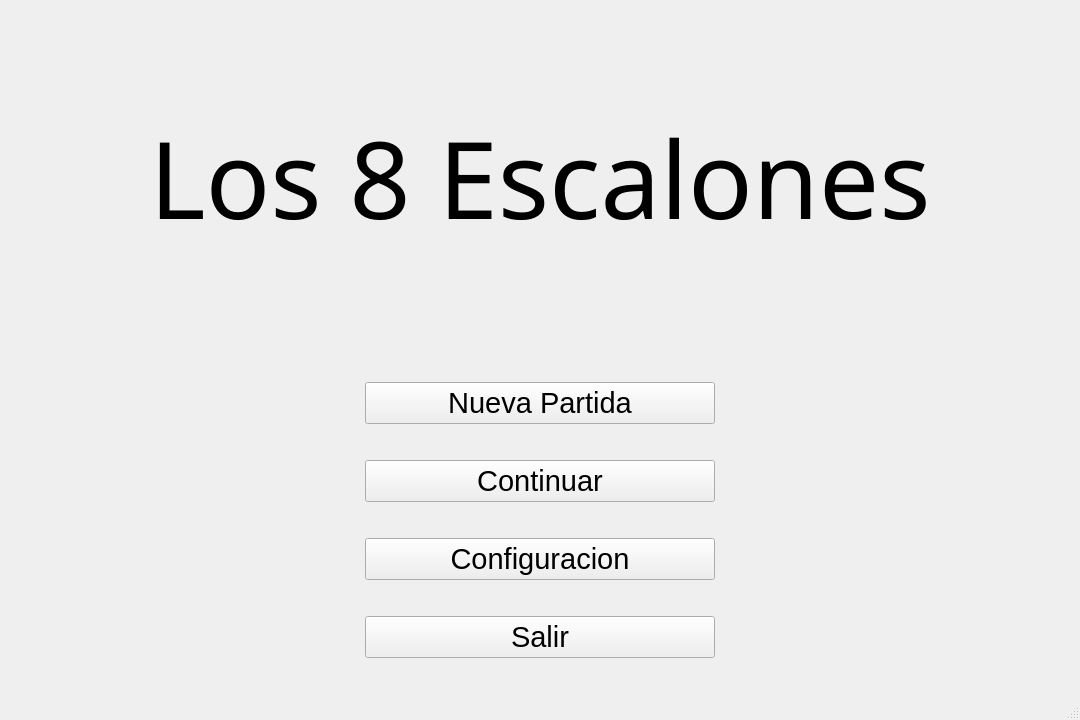
<?xml version="1.0" encoding="UTF-8"?>
<ui version="4.0">
 <class>MainWindow</class>
 <widget class="QMainWindow" name="MainWindow">
  <property name="geometry">
   <rect>
    <x>0</x>
    <y>0</y>
    <width>1080</width>
    <height>720</height>
   </rect>
  </property>
  <property name="windowTitle">
   <string>MainWindow</string>
  </property>
  <widget class="QWidget" name="centralwidget">
   <layout class="QVBoxLayout" name="verticalLayout_5">
    <item>
     <layout class="QVBoxLayout" name="verticalLayout">
      <item>
       <widget class="QLabel" name="label">
        <property name="baseSize">
         <size>
          <width>0</width>
          <height>0</height>
         </size>
        </property>
        <property name="font">
         <font>
          <family>Segoe Fluent Icons</family>
          <pointsize>80</pointsize>
          <bold>false</bold>
         </font>
        </property>
        <property name="text">
         <string>Los 8 Escalones</string>
        </property>
        <property name="alignment">
         <set>Qt::AlignmentFlag::AlignCenter</set>
        </property>
       </widget>
      </item>
     </layout>
    </item>
    <item>
     <layout class="QHBoxLayout" name="horizontalLayout">
      <item>
       <layout class="QVBoxLayout" name="verticalLayout_2">
        <item>
         <widget class="QLabel" name="label_2">
          <property name="text">
           <string/>
          </property>
         </widget>
        </item>
       </layout>
      </item>
      <item>
       <layout class="QVBoxLayout" name="verticalLayout_3">
        <item>
         <widget class="QPushButton" name="pushButton">
          <property name="font">
           <font>
            <pointsize>22</pointsize>
           </font>
          </property>
          <property name="text">
           <string>Nueva Partida</string>
          </property>
         </widget>
        </item>
        <item>
         <widget class="QPushButton" name="pushButton_4">
          <property name="font">
           <font>
            <pointsize>22</pointsize>
           </font>
          </property>
          <property name="text">
           <string>Continuar</string>
          </property>
         </widget>
        </item>
        <item>
         <widget class="QPushButton" name="pushButton_5">
          <property name="font">
           <font>
            <pointsize>22</pointsize>
           </font>
          </property>
          <property name="text">
           <string>Configuracion</string>
          </property>
         </widget>
        </item>
        <item>
         <widget class="QPushButton" name="pushButton_6">
          <property name="font">
           <font>
            <pointsize>22</pointsize>
           </font>
          </property>
          <property name="text">
           <string>Salir</string>
          </property>
         </widget>
        </item>
       </layout>
      </item>
      <item>
       <layout class="QVBoxLayout" name="verticalLayout_4">
        <item>
         <widget class="QLabel" name="label_3">
          <property name="text">
           <string/>
          </property>
         </widget>
        </item>
       </layout>
      </item>
     </layout>
    </item>
   </layout>
  </widget>
  <widget class="QStatusBar" name="statusbar"/>
 </widget>
 <resources/>
 <connections/>
</ui>
